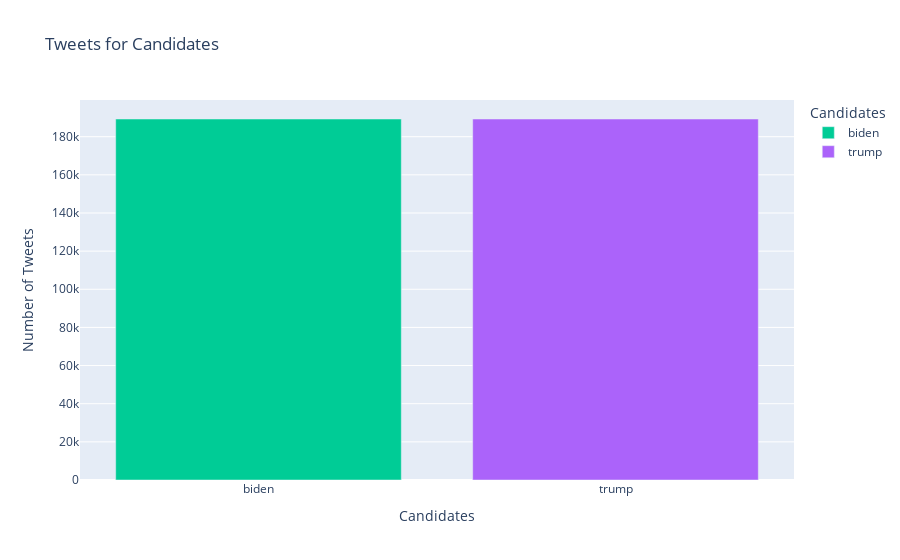

Notebook cell for this chart:
### Code cell
# Group the data by 'candidate' and count the
# number of tweets for each candidate
tweets_count = data.groupby('candidate')['tweet'].count().reset_index()

# Interactive bar chart
fig = px.bar(tweets_count, x='candidate', y='tweet', color='candidate',
			color_discrete_map={'Trump': 'pink', 'Biden': 'blue'},
			labels={'candidate': 'Candidates', 'tweet': 'Number of Tweets'},
			title='Tweets for Candidates')

# Show the chart
fig.show()

### Figure 1 — Plotly figure (JSON) as saved in the notebook; plotly's stock layout.template omitted (floating-point values rounded to 4 significant figures)
{"data": [{"hovertemplate": "Candidates=%{x}<br>Number of Tweets=%{y}<extra></extra>", "legendgroup": "biden", "marker": {"color": "#00cc96", "pattern": {"shape": ""}}, "name": "biden", "orientation": "v", "showlegend": true, "textposition": "auto", "type": "bar", "x": ["biden"], "xaxis": "x", "y": [189276], "yaxis": "y"}, {"hovertemplate": "Candidates=%{x}<br>Number of Tweets=%{y}<extra></extra>", "legendgroup": "trump", "marker": {"color": "#ab63fa", "pattern": {"shape": ""}}, "name": "trump", "orientation": "v", "showlegend": true, "textposition": "auto", "type": "bar", "x": ["trump"], "xaxis": "x", "y": [189276], "yaxis": "y"}], "layout": {"barmode": "relative", "legend": {"title": {"text": "Candidates"}, "tracegroupgap": 0}, "title": {"text": "Tweets for Candidates"}, "xaxis": {"anchor": "y", "categoryarray": ["biden", "trump"], "categoryorder": "array", "domain": [0, 1], "title": {"text": "Candidates"}}, "yaxis": {"anchor": "x", "domain": [0, 1], "title": {"text": "Number of Tweets"}}}}
